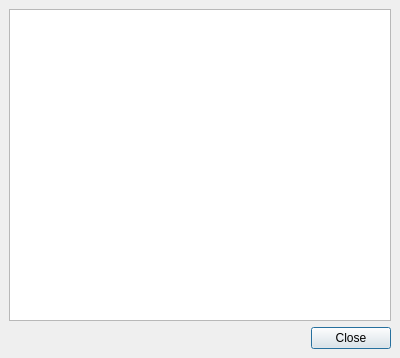
<ui version="4.0" >
 <class>PlotDataDialog</class>
 <widget class="QDialog" name="PlotDataDialog" >
  <property name="geometry" >
   <rect>
    <x>0</x>
    <y>0</y>
    <width>400</width>
    <height>358</height>
   </rect>
  </property>
  <property name="windowTitle" >
   <string>%s Plot Data</string>
  </property>
  <layout class="QVBoxLayout" >
   <property name="margin" >
    <number>9</number>
   </property>
   <property name="spacing" >
    <number>6</number>
   </property>
   <item>
    <widget class="QTableView" name="plotDataView" >
     <property name="selectionMode" >
      <enum>QAbstractItemView::SingleSelection</enum>
     </property>
     <property name="gridStyle" >
      <enum>Qt::DashLine</enum>
     </property>
    </widget>
   </item>
   <item>
    <widget class="QDialogButtonBox" name="buttonBox" >
     <property name="orientation" >
      <enum>Qt::Horizontal</enum>
     </property>
     <property name="standardButtons" >
      <set>QDialogButtonBox::Close</set>
     </property>
    </widget>
   </item>
  </layout>
  <action name="actionClose" >
   <property name="text" >
    <string>Close</string>
   </property>
   <property name="shortcut" >
    <string>Ctrl+W</string>
   </property>
  </action>
 </widget>
 <resources/>
 <connections>
  <connection>
   <sender>buttonBox</sender>
   <signal>accepted()</signal>
   <receiver>PlotDataDialog</receiver>
   <slot>accept()</slot>
   <hints>
    <hint type="sourcelabel" >
     <x>248</x>
     <y>254</y>
    </hint>
    <hint type="destinationlabel" >
     <x>157</x>
     <y>274</y>
    </hint>
   </hints>
  </connection>
  <connection>
   <sender>buttonBox</sender>
   <signal>rejected()</signal>
   <receiver>PlotDataDialog</receiver>
   <slot>reject()</slot>
   <hints>
    <hint type="sourcelabel" >
     <x>316</x>
     <y>260</y>
    </hint>
    <hint type="destinationlabel" >
     <x>286</x>
     <y>274</y>
    </hint>
   </hints>
  </connection>
  <connection>
   <sender>actionClose</sender>
   <signal>triggered()</signal>
   <receiver>PlotDataDialog</receiver>
   <slot>close()</slot>
   <hints>
    <hint type="sourcelabel" >
     <x>-1</x>
     <y>-1</y>
    </hint>
    <hint type="destinationlabel" >
     <x>199</x>
     <y>178</y>
    </hint>
   </hints>
  </connection>
 </connections>
</ui>
